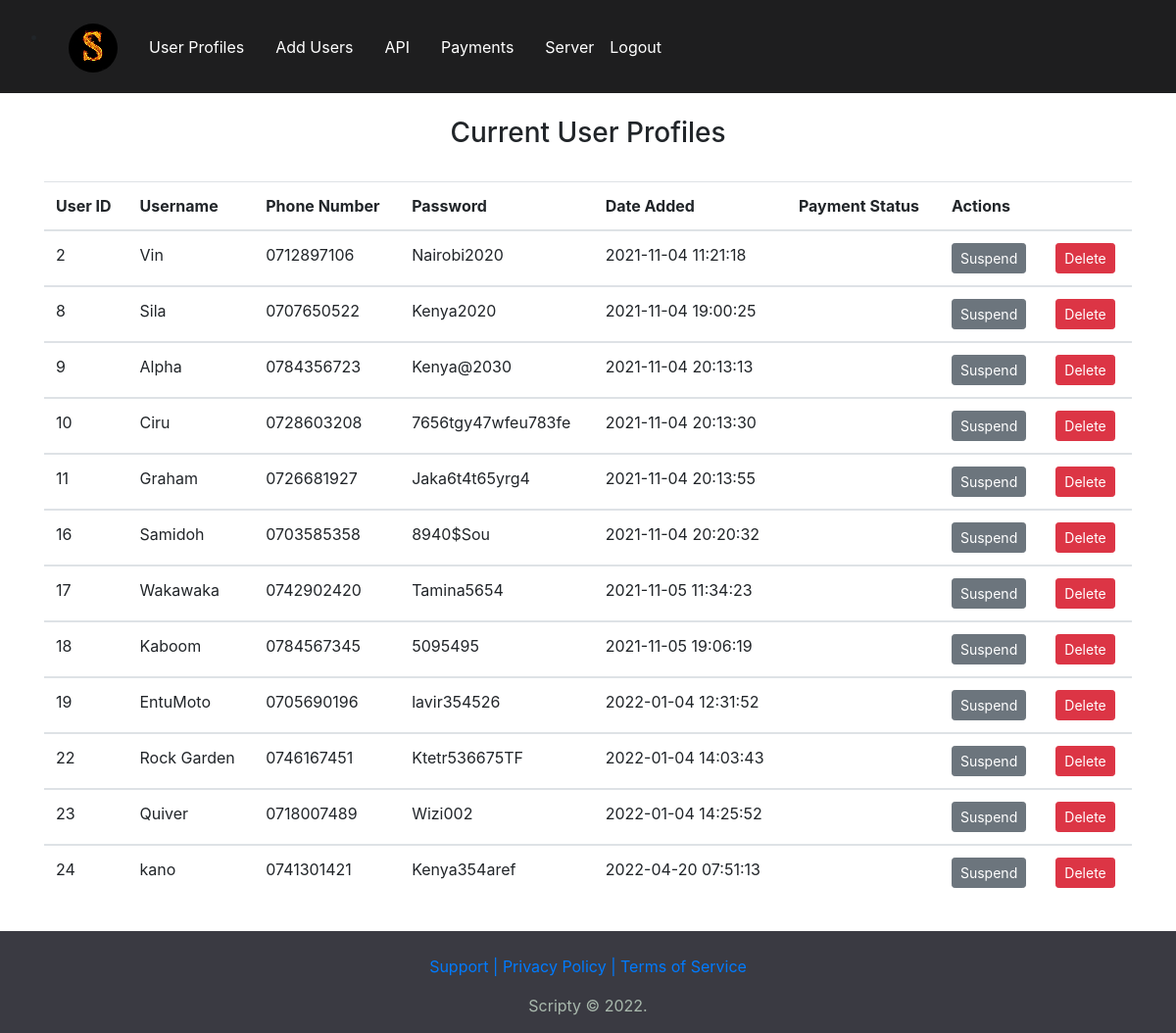
/user_profile (signed in), run on the app's committed database.
### dashboard/website/models.py (models this page shows, shortened)
class Accounts(db.Model):
    id = db.Column(db.Integer, primary_key=True)
    username = db.Column(db.String(20), unique=True)
    password = db.Column(db.String(100))
    phone = db.Column(db.String(20), unique=True)
    date = db.Column(db.DateTime(timezone=True), default=func.now())
    user_id = db.Column(db.Integer, db.ForeignKey('user.id'))

### dashboard/website/views.py (the view)
@views.route('/user_profile', methods=['GET', 'POST'])
@login_required
def user_profiles():
    return render_template("user_profile.html", user=current_user)

### dashboard/website/__init__.py (called while the page is built)
def create_app():
    app = Flask(__name__)
    app.config['SECRET_KEY'] = 'Kenya@2030'
    app.config['SQLALCHEMY_DATABASE_URI'] = f'sqlite:///{DB_NAME}'
    db.init_app(app)
    from .views import views
    from .auth import auth
    app.register_blueprint(views, url_prefix='/')
    app.register_blueprint(auth, url_prefix='/')
    from .models import User, Accounts
    create_database(app)
    login_manager = LoginManager()
    login_manager.login_view = 'auth.login'
    login_manager.init_app(app)
    @login_manager.user_loader
    def load_user(id):
        return User.query.get(int(id))
    return app

### dashboard/website/templates/user_profile.html
{% extends "base.html" %} {% block title %} User Profile{% endblock %} {% block content
    %}
    <br/>
    <h3 align="center">Current User Profiles</h3>
    <br/>
    <ul class="list-group list-group-flush" id="user_accounts">
      <table class="table table-hover">
        <thead>
          <tr>
            <th>User ID</th>
            <th>Username</th>
            <th>Phone Number</th>
            <th>Password</th>
            <th>Date Added</th>
            <th>Payment Status</th>
            <th>Actions</th>
            <th></th>
          </tr>
        </thead>
        {% for user_account in user.user_accounts %}
        <tbody>
            <tr>
              <td> {{ user_account.id }} </td>
              <td> {{ user_account.username }} </td>
              <td> {{ user_account.phone }} </td>
              <td> {{ user_account.password}} </td>
              <td> {{ user_account.date}} </td>
              <td> {{ user_account.payment_status}} </td>
              <td><form action="" method="POST"
                onclick="return confirm('Do you want to Suspend {{ user_account.username }}?');" title="Suspend Account">
                <button method="POST" type="submit" name="suspend" value="{{user_account['id']}}" class="btn btn-sm btn-secondary">Suspend</button>
                </form>
              </td>
              <td><form action="{{ url_for('views.delete_account', account_id=user_account.id) }}" method="POST"
                onclick="return confirm('Do you want to permanently delete {{ user_account.username }}, account id {{ user_account.id }}?');" title="Delete Account">
                <button method="POST" type="submit" name="delete" value="{{user_account['id']}}" class="btn btn-sm btn-danger">Delete</button>
              </form>
              </td>
            </tr>
        </tbody>
        {% endfor %}
      </table>
    </ul>
    {% endblock %}

### dashboard/website/templates/base.html (shortened to what this page needs)
<!DOCTYPE html>
<html>
  <head>
    <link
      rel="stylesheet"
      href="https://stackpath.bootstrapcdn.com/bootstrap/4.4.1/css/bootstrap.min.css"
    />
    <link
      rel="stylesheet"
      href="https://stackpath.bootstrapcdn.com/font-awesome/4.7.0/css/font-awesome.min.css"
    />
    <link
     rel="stylesheet"
     type="text/css"
     href="{{url_for('static',filename = 'style.css')}}"
    />
  </head>
  <body>
    <nav class="navbar navbar-fixed-top navbar-expand-lg navbar-dark" style="background-color: #1e1e1f;">
      <div class="collapse navbar-collapse" id="navbar">
        <div class="navbar navbar-inverse">
          <li>
            <a class="navbar-brand nav-link text-light" id="home" href="/">
              <img src="{{url_for('static',filename = 'images/logo.png')}}"  alt="" width="50" height="50" class="d-inline-block align-text-top">
            </a>
          </li>
          {% if user.is_authenticated %}
            <a class="navbar-nav nav-link text-white" id="user-profile" href="/user_profile">User Profiles</a>
            <a class="nav-item nav-link text-white" id="add-user" href="/add_user">Add Users</a>
            <a class="nav-item nav-link text-white" id="home" href="/api">API</a>
            <a class="nav-item nav-link text-white" id="payments" href="#">Payments</a>
            <a class="nav-item nav-link text-white" id="payments" href="/server">Server</a>
            <a class="nav navbar-nav navbar-right nav-item nav-link text-white" id="logout" href="/logout">Logout</a>
          {% else %}
          <a class="nav-item nav-link text-white" id="login" href="/login">Login</a>
          <a class="nav-item nav-link text-white" id="signUp" href="/sign-up">Sign Up</a>
          {% endif %}
        </div>
      </div>
      <br/><br/>
    </nav>
    <div class="container">{% block content %} {% endblock %}</div>
    <br/><br/><br/><br/><br/>
    <footer class="footer" style="background-color: #3a3a42;">
      <p>
        <a href="">Support |</a>
        <a href=""> Privacy Policy |</a>
        <a href=""> Terms of Service</a>
      </p>
      <p>Scripty © 2022.</p>
    </footer>
  </body>
</html>

### dashboard/website/static/style.css (style rules this page uses)
img { border-radius: 50%; }
.footer { position: fixed; left: 0; bottom: 0; width: 100%; background-color: rgb(26, 54, 78); color: rgb(169, 185, 173); text-align: center; }

### data on the page
Accounts: id "2", username "Vin", phone "0712897106", password "Nairobi2020", date "2021-11-04 11:21:18"
Accounts: id "8", username "Sila", phone "0707650522", password "Kenya2020", date "2021-11-04 19:00:25"
Accounts: id "9", username "Alpha", phone "0784356723", password "Kenya@2030", date "2021-11-04 20:13:13"
Accounts: id "10", username "Ciru", phone "0728603208", password "7656tgy47wfeu783fe", date "2021-11-04 20:13:30"
Accounts: id "11", username "Graham", phone "0726681927", password "Jaka6t4t65yrg4", date "2021-11-04 20:13:55"
Accounts: id "16", username "Samidoh", phone "0703585358", password "8940$Sou", date "2021-11-04 20:20:32"
Accounts: id "17", username "Wakawaka", phone "0742902420", password "Tamina5654", date "2021-11-05 11:34:23"
Accounts: id "18", username "Kaboom", phone "0784567345", password "5095495", date "2021-11-05 19:06:19"
Accounts: id "19", username "EntuMoto", phone "0705690196", password "lavir354526", date "2022-01-04 12:31:52"
Accounts: id "22", username "Rock Garden", phone "0746167451", password "Ktetr536675TF", date "2022-01-04 14:03:43"
Accounts: id "23", username "Quiver", phone "0718007489", password "Wizi002", date "2022-01-04 14:25:52"
Accounts: id "24", username "kano", phone "0741301421", password "Kenya354aref", date "2022-04-20 07:51:13"
